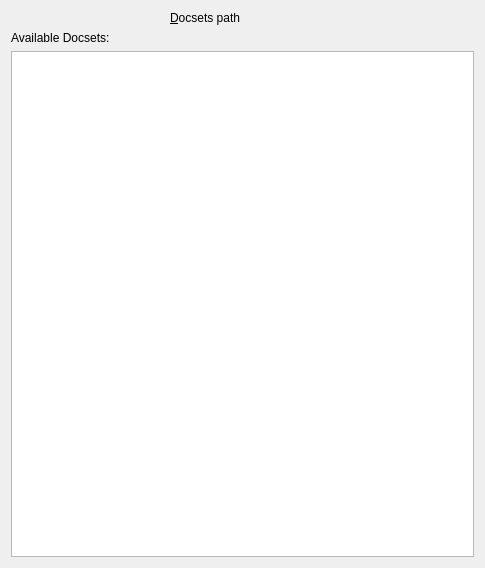
<?xml version="1.0" encoding="UTF-8"?>
<ui version="4.0">
	<class>ZealdocConfigPage</class>
<widget class="QWidget" name="ZealdocConfigPage">
	<property name="geometry">
	<rect>
	<x>0</x>
	<y>0</y>
	<width>485</width>
<height>568</height>
</rect>
</property>
<property name="windowTitle">
	<string>Cppcheck Settings</string>
</property>
<layout class="QVBoxLayout" name="verticalLayout">
	<item>
	<layout class="QHBoxLayout" name="horizontalLayout">
	<item>
	<widget class="QLabel" name="cppcheckLabel">
	<property name="text">
	<string>&amp;Docsets path</string>
</property>
<property name="alignment">
	<set>Qt::AlignRight|Qt::AlignTrailing|Qt::AlignVCenter</set>
</property>
<property name="buddy">
	<cstring>kcfg_docsetsPath</cstring>
</property>
</widget>
</item>
<item>
	<widget class="KUrlRequester" name="kcfg_docsetsPath">
	<property name="mode">
	<set>KFile::Directory|KFile::ExistingOnly</set>
</property>
</widget>
</item>
</layout>
</item>
<item>
	<widget class="QLabel" name="label">
	<property name="text">
	<string>Available Docsets:</string>
</property>
</widget>
</item>
<item>
	<widget class="QListWidget" name="docsetsList"/>
	</item>
	</layout>
	</widget>
	<customwidgets>
	<customwidget>
	<class>KUrlRequester</class>
<extends>QWidget</extends>
<header>kurlrequester.h</header>
<container>1</container>
</customwidget>
</customwidgets>
<resources/>
<connections/>
</ui>
